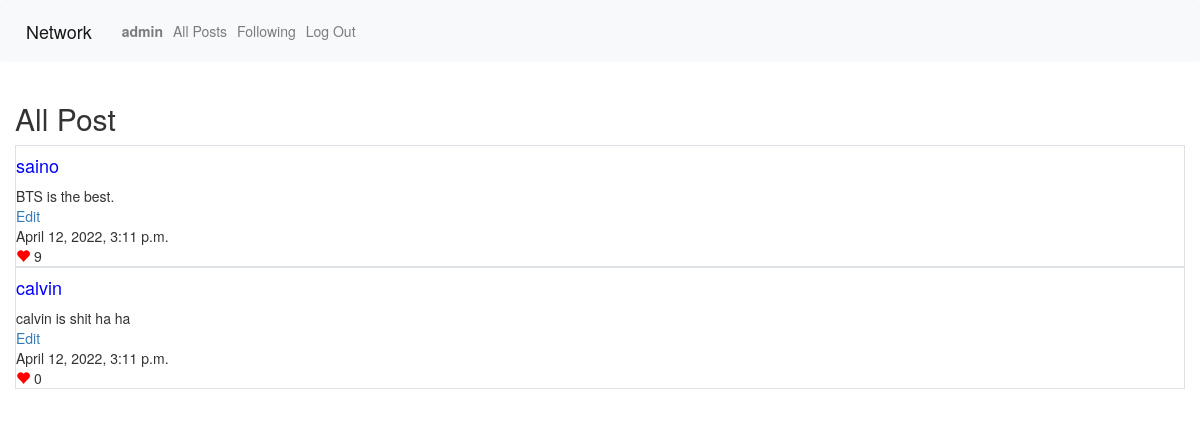
The page /allpost (signed in) on the database its author committed.
### network/models.py (models this page shows, shortened)
class User(AbstractUser):
    pass

class PostInfo(models.Model):
    spostuser=models.ForeignKey(User,on_delete=models.CASCADE,related_name="postuser")
    spostinfo=models.CharField(max_length=64)
    sposttime=models.DateTimeField(default=datetime.now,blank=True)
    spostlike=models.IntegerField(default=0)

### network/views.py (the view)
# urls.py: path("allpost", views.allpost, name="allpost"),
def allpost(request):
    spostinfo=PostInfo.objects.all()
    return render(request, "network/allpost.html",{
        "postlists":spostinfo
    })

### network/templates/network/allpost.html (shortened to what this page needs)
{% extends "network/layout.html" %}
{% block body %}
<h2>All Post</h2>
<table class="table">
<tbody>
{% for spost in postlists %}
    <div class="border">
        <div><h4 style="color:blue">{{spost.spostuser}}</h4></div>
        <div>{{spost.spostinfo}}</div>
        <div><a href={% url 'index' %}>Edit</a></div>
        <div>{{spost.sposttime}}</div>
        <a href="" onclick="loadcount({{spost.id}})"><span class="glyphicon glyphicon-heart icon-red" value="{{spost.id}}"></span></a>
        <lable id="lbllike">{{spost.spostlike}}</lable>
    </div>
{% endfor %}
</tbody>
{% endblock %}

### network/templates/network/layout.html (shortened to what this page needs)
{% load static %}
<!DOCTYPE html>
<html lang="en">
    <head>
        <link rel="stylesheet" href="https://stackpath.bootstrapcdn.com/bootstrap/4.4.1/css/bootstrap.min.css">
        <link rel="stylesheet" href="https://maxcdn.bootstrapcdn.com/bootstrap/3.4.1/css/bootstrap.min.css">
        <link href="{% static 'network/styles.css' %}" rel="stylesheet">
    </head>
    <body>
        <nav class="navbar navbar-expand-lg navbar-light bg-light">
            <a class="navbar-brand" href="{% url 'index' %}">Network</a>
            <div>
              <ul class="navbar-nav mr-auto">
                {% if user.is_authenticated %}
                    <li class="nav-item">
                        <a class="nav-link" href="#"><strong>{{ user.username }}</strong></a>
                    </li>
                {% endif %}
                <li class="nav-item">
                  <a class="nav-link" href="{% url 'allpost' %}">All Posts</a>
                </li>
                {% if user.is_authenticated %}
                    <li class="nav-item">
                        <a class="nav-link" href="#">Following</a>
                    </li>
                    <li class="nav-item">
                        <a class="nav-link" href="{% url 'logout' %}">Log Out</a>
                    </li>
                {% endif %}
              </ul>
            </div>
          </nav>
        <div class="container-fluid">
            {% block body %}
            {% endblock %}
        </div>
    </body>
</html>

### network/static/network/styles.css (style rules this page uses)
.icon-red { color: red; }

### rows shown on the page
User: username "admin"
PostInfo: spostuser "saino", spostinfo "BTS is the best.", sposttime "April 12, 2022, 3:11 p.m.", {{ spost.id }} 1 (drawn), spostlike "9"
PostInfo: spostuser "calvin", spostinfo "calvin is shit ha ha", sposttime "April 12, 2022, 3:11 p.m.", {{ spost.id }} 3 (drawn), spostlike "0"
